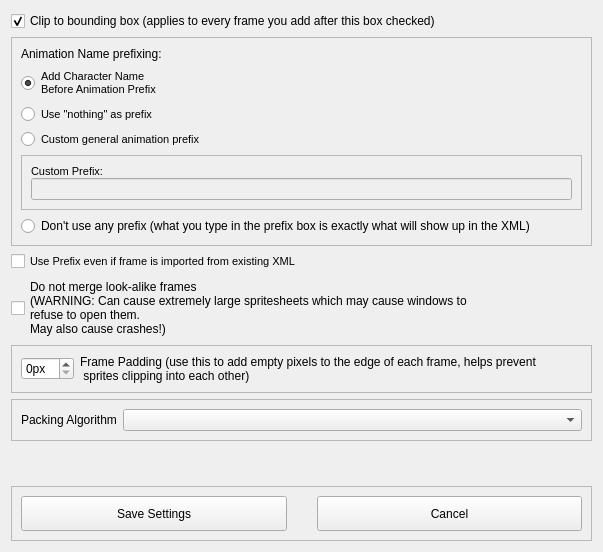
<?xml version="1.0" ?>
<ui version="4.0">
  
 
  <class>Form</class>
  
 
  <widget class="QWidget" name="Form">
    
  
    <property name="windowModality">
      
   
      <enum>Qt::ApplicationModal</enum>
      
  
    </property>
    
  
    <property name="geometry">
      
   
      <rect>
        
    
        <x>0</x>
        
    
        <y>0</y>
        
    
        <width>603</width>
        
    
        <height>552</height>
        
   
      </rect>
      
  
    </property>
    
  
    <property name="windowTitle">
      
   
      <string>Spritesheet Generation Settings</string>
      
  
    </property>
    
  
    <layout class="QVBoxLayout" name="verticalLayout_3" stretch="0,0,0,0,0,0,0,0">
      
   
      <item>
        
    
        <widget class="QCheckBox" name="clip_checkbox">
          
     
          <property name="font">
            
      
            <font>
              
       
              <pointsize>9</pointsize>
              
      
            </font>
            
     
          </property>
          
     
          <property name="text">
            
      
            <string>Clip to bounding box (applies to every frame you add after this box checked)</string>
            
     
          </property>
          
     
          <property name="checked">
            
      
            <bool>true</bool>
            
     
          </property>
          
    
        </widget>
        
   
      </item>
      
   
      <item>
        
    
        <widget class="QFrame" name="frame">
          
     
          <property name="frameShape">
            
      
            <enum>QFrame::StyledPanel</enum>
            
     
          </property>
          
     
          <property name="frameShadow">
            
      
            <enum>QFrame::Raised</enum>
            
     
          </property>
          
     
          <layout class="QVBoxLayout" name="verticalLayout">
            
      
            <item>
              
       
              <widget class="QLabel" name="label">
                
        
                <property name="font">
                  
         
                  <font>
                    
          
                    <pointsize>9</pointsize>
                    
         
                  </font>
                  
        
                </property>
                
        
                <property name="text">
                  
         
                  <string>Animation Name prefixing:</string>
                  
        
                </property>
                
       
              </widget>
              
      
            </item>
            
      
            <item>
              
       
              <widget class="QRadioButton" name="charname_first_radiobtn">
                
        
                <property name="font">
                  
         
                  <font>
                    
          
                    <pointsize>8</pointsize>
                    
         
                  </font>
                  
        
                </property>
                
        
                <property name="text">
                  
         
                  <string>Add Character Name 
Before Animation Prefix</string>
                  
        
                </property>
                
        
                <property name="checked">
                  
         
                  <bool>true</bool>
                  
        
                </property>
                
       
              </widget>
              
      
            </item>
            
      
            <item>
              <widget class="QRadioButton" name="nothing_prefix_radiobtn">
                <property name="font">
                  <font>
                    <pointsize>8</pointsize>
                  </font>
                </property>
                <property name="text">
                  <string>Use &quot;nothing&quot; as prefix</string>
                </property>
              </widget>
            </item>
            <item>
              
       
              <widget class="QRadioButton" name="custom_prefix_radiobtn">
                
        
                <property name="font">
                  
         
                  <font>
                    
          
                    <pointsize>8</pointsize>
                    
         
                  </font>
                  
        
                </property>
                
        
                <property name="text">
                  
         
                  <string>Custom general animation prefix</string>
                  
        
                </property>
                
       
              </widget>
              
      
            </item>
            
      
            <item>
              
       
              <widget class="QFrame" name="frame_2">
                
        
                <property name="frameShape">
                  
         
                  <enum>QFrame::StyledPanel</enum>
                  
        
                </property>
                
        
                <property name="frameShadow">
                  
         
                  <enum>QFrame::Raised</enum>
                  
        
                </property>
                
        
                <layout class="QVBoxLayout" name="verticalLayout_2" stretch="0,0">
                  
         
                  <property name="spacing">
                    
          
                    <number>0</number>
                    
         
                  </property>
                  
         
                  <item>
                    
          
                    <widget class="QLabel" name="label_2">
                      
           
                      <property name="font">
                        
            
                        <font>
                          
             
                          <pointsize>8</pointsize>
                          
            
                        </font>
                        
           
                      </property>
                      
           
                      <property name="text">
                        
            
                        <string>Custom Prefix:</string>
                        
           
                      </property>
                      
          
                    </widget>
                    
         
                  </item>
                  
         
                  <item>
                    
          
                    <widget class="QLineEdit" name="custom_prefix_text">
                      
           
                      <property name="enabled">
                        
            
                        <bool>false</bool>
                        
           
                      </property>
                      
          
                    </widget>
                    
         
                  </item>
                  
        
                </layout>
                
       
              </widget>
              
      
            </item>
            
      
            <item>
              
       
              <widget class="QRadioButton" name="no_prefix_radiobtn">
                
        
                <property name="text">
                  
         
                  <string>Don't use any prefix (what you type in the prefix box is exactly what will show up in the XML)</string>
                  
        
                </property>
                
       
              </widget>
              
      
            </item>
            
     
          </layout>
          
    
        </widget>
        
   
      </item>
      
   
      <item>
        
    
        <widget class="QCheckBox" name="insist_prefix_checkbox">
          
     
          <property name="font">
            
      
            <font>
              
       
              <pointsize>8</pointsize>
              
      
            </font>
            
     
          </property>
          
     
          <property name="text">
            
      
            <string>Use Prefix even if frame is imported from existing XML</string>
            
     
          </property>
          
    
        </widget>
        
   
      </item>
      
   
      <item>
        
    
        <widget class="QCheckBox" name="no_merge_checkbox">
          
     
          <property name="text">
            
      
            <string>Do not merge look-alike frames
(WARNING: Can cause extremely large spritesheets which may cause windows to
refuse to open them.
May also cause crashes!)</string>
            
     
          </property>
          
    
        </widget>
        
   
      </item>
      
   
      <item>
        
    
        <widget class="QFrame" name="frame_4">
          
     
          <property name="frameShape">
            
      
            <enum>QFrame::StyledPanel</enum>
            
     
          </property>
          
     
          <property name="frameShadow">
            
      
            <enum>QFrame::Raised</enum>
            
     
          </property>
          
     
          <layout class="QHBoxLayout" name="horizontalLayout_2" stretch="0,1">
            
      
            <item>
              
       
              <widget class="QSpinBox" name="frame_padding_spinbox">
                
        
                <property name="suffix">
                  
         
                  <string>px</string>
                  
        
                </property>
                
        
                <property name="maximum">
                  
         
                  <number>20</number>
                  
        
                </property>
                
       
              </widget>
              
      
            </item>
            
      
            <item>
              
       
              <widget class="QLabel" name="frame_padding_label">
                
        
                <property name="text">
                  
         
                  <string>Frame Padding (use this to add empty pixels to the edge of each frame, helps prevent 
 sprites clipping into each other)</string>
                  
        
                </property>
                
       
              </widget>
              
      
            </item>
            
     
          </layout>
          
    
        </widget>
        
   
      </item>
      
   
      <item>
        
    
        <widget class="QFrame" name="frame_5">
          
     
          <property name="frameShape">
            
      
            <enum>QFrame::StyledPanel</enum>
            
     
          </property>
          
     
          <property name="frameShadow">
            
      
            <enum>QFrame::Raised</enum>
            
     
          </property>
          
     
          <layout class="QHBoxLayout" name="horizontalLayout_3" stretch="0,1">
            
      
            <item>
              
       
              <widget class="QLabel" name="packingalgo_label">
                
        
                <property name="text">
                  
         
                  <string>Packing Algorithm</string>
                  
        
                </property>
                
       
              </widget>
              
      
            </item>
            
      
            <item>
              
       
              <widget class="QComboBox" name="packingalgo_combobox"/>
              
      
            </item>
            
     
          </layout>
          
    
        </widget>
        
   
      </item>
      
   
      <item>
        
    
        <spacer name="verticalSpacer">
          
     
          <property name="orientation">
            
      
            <enum>Qt::Vertical</enum>
            
     
          </property>
          
     
          <property name="sizeHint" stdset="0">
            
      
            <size>
              
       
              <width>20</width>
              
       
              <height>40</height>
              
      
            </size>
            
     
          </property>
          
    
        </spacer>
        
   
      </item>
      
   
      <item>
        
    
        <widget class="QFrame" name="frame_3">
          
     
          <property name="frameShape">
            
      
            <enum>QFrame::StyledPanel</enum>
            
     
          </property>
          
     
          <property name="frameShadow">
            
      
            <enum>QFrame::Raised</enum>
            
     
          </property>
          
     
          <layout class="QHBoxLayout" name="horizontalLayout">
            
      
            <property name="spacing">
              
       
              <number>30</number>
              
      
            </property>
            
      
            <item>
              
       
              <widget class="QPushButton" name="save_settings_btn">
                
        
                <property name="minimumSize">
                  
         
                  <size>
                    
          
                    <width>0</width>
                    
          
                    <height>35</height>
                    
         
                  </size>
                  
        
                </property>
                
        
                <property name="font">
                  
         
                  <font>
                    
          
                    <pointsize>9</pointsize>
                    
         
                  </font>
                  
        
                </property>
                
        
                <property name="text">
                  
         
                  <string>Save Settings</string>
                  
        
                </property>
                
       
              </widget>
              
      
            </item>
            
      
            <item>
              
       
              <widget class="QPushButton" name="settings_cancel_btn">
                
        
                <property name="minimumSize">
                  
         
                  <size>
                    
          
                    <width>0</width>
                    
          
                    <height>35</height>
                    
         
                  </size>
                  
        
                </property>
                
        
                <property name="font">
                  
         
                  <font>
                    
          
                    <pointsize>9</pointsize>
                    
         
                  </font>
                  
        
                </property>
                
        
                <property name="text">
                  
         
                  <string>Cancel</string>
                  
        
                </property>
                
       
              </widget>
              
      
            </item>
            
     
          </layout>
          
    
        </widget>
        
   
      </item>
      
  
    </layout>
    
 
  </widget>
  
 
  <resources/>
  
 
  <connections/>
  

</ui>
